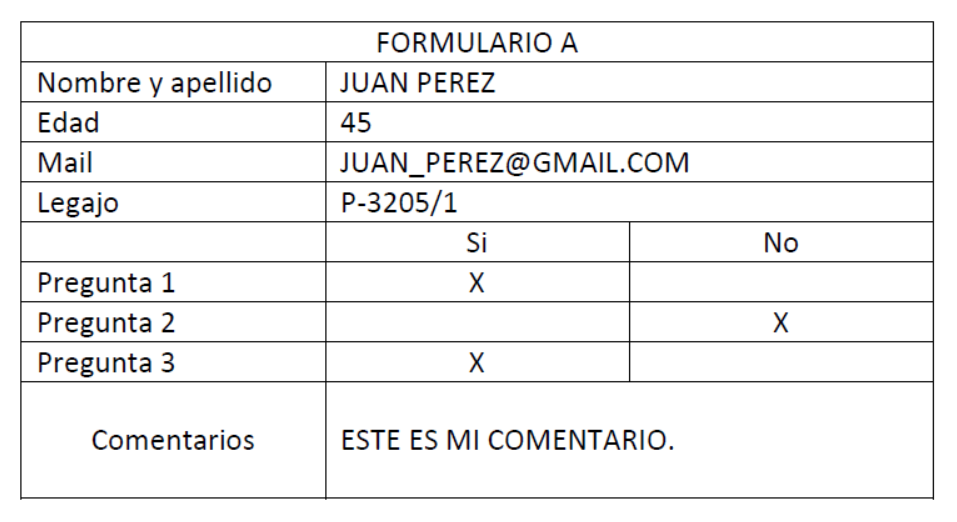
#> input picture Imagenes/Problema_2/formulario_01.png, 957 x 522 px, found by its file name
$ python Problema_2.py   (older library calls are emulated)
#> lines starting #> are read from the running program, lines starting #| are printed output that depends on the picture; after the words box and inside, x2 and y2 are one past the last pixel; in counts of white or black regions, pixels touching at a corner belong together
import cv2
import numpy as np
import matplotlib.pyplot as plt

def contador_celdas(imagen):

    ''' Función que recibe la celda donde están los datos a validar en un determinado renglón del formulario
    y devuelve la cantidad de caracteres y de palabras'''

    # Umbralamos para que nos quede imagen binaria y bien marcadas las letras
    imagen_umbralada = imagen < 120

    # Casteo a uint8 para poder usar connectedComponentsWithStats()
    imagen_umbralada = imagen_umbralada.astype(np.uint8)

    # Detectar componentes conectadas
    componentes = cv2.connectedComponentsWithStats(imagen_umbralada, 8, cv2.CV_32S)

    estadisticas = componentes[2]

    # Umbralado para que no se cuente como componentes lo que haya quedado de los bordes del campo.
    # En nuestro caso los renglones nos quedaron con grande areas de los bordes, por eso filtramos
    # quedándonos con los elementos de menor area que son las letras
    indice_area = estadisticas[:, -1] < 200
    estadisticas = estadisticas[indice_area,:]

    # Ordenamos las estadisticas en orden ascendente de acuerdo al elemento [0] (eje x) de cada subarray por que
    # vamos a restar luego en orden:
    indices_ordenados = np.argsort(estadisticas[:, 0])
    estadisticas = estadisticas[indices_ordenados]

    # La cantidad de caracteres son las cantidad de componentes detectados, es decir la cantidad de elementos
    # de las estadisticas
    cantidad_caracteres = len(estadisticas)

    if cantidad_caracteres != 0:

        # Si hay mas de un caracter arrancamos considerando que en principio hay una palabra
        cantidad_palabras = 1

        for i in range(len(estadisticas)-1):

            # Vamos restando en orden de la siguiente componente a la anterior la diferencia entre los valores
            # del eje x si la diferencia es mayor a determinado umbral entonces es una separacion de palabras
            # y no solo de letras
            if ( estadisticas[i+1][0] - (estadisticas[i][0] + estadisticas[i][2]) ) > 8:
                cantidad_palabras+=1
                cantidad_caracteres+=1

    # Si hay 0 caracteres hay 0 palabras
    else: cantidad_palabras = 0

    # Devolvemos la cantidad de caracteres y palabras del renglon en cuestión
    return cantidad_caracteres, cantidad_palabras

def validacion_formulario(imagen):

    ''' Función que recibe una imagen del formulario como matriz y devuelve la validacion de los campos del
    mismo'''

    # Umbralamos para que las lineas de las columnas y las filas nos queden de un pixel de ancho.
    # El valor se eligió experimentalmente
    img_th = img < 100
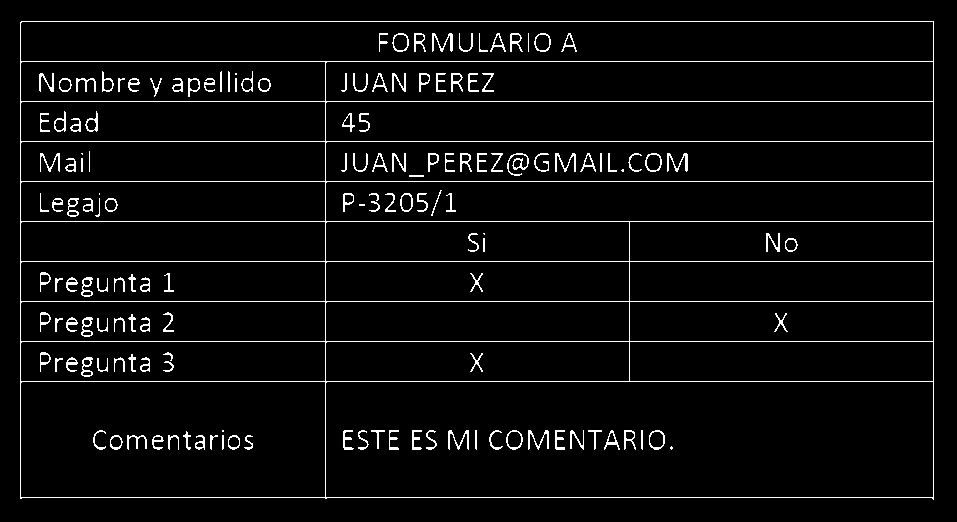
#> img_th: shape (522, 957) bool; 4.4% white in thin lines or dots, all inside (x1, y1, x2, y2) = (20, 21, 934, 500)

    # Buscar las columnas del formulario:

    # Suma de columnas para encontrarlas:
    img_cols = np.sum(img_th,axis=0)
#> img_cols = 957 values, max 479 at index 933, min 0 at index 0, mean 23.01

    # Umbralamos ahora la suma de pixeles, las columnas son las que mas pixeles tienen, con el valor
    # elegido nos va a dar True en las columnas. Nuevamente el valor fue elegido a partir de la observacion
    # de la matriz.
    img_cols_th = img_cols > 160

    # Buscamos los valores de los indices en los que estan dichas columnas. Y reorganizamos el array
    # por una cuestión de comodidad a la hora de manipularlo.
    img_cols_indices = np.argwhere(img_cols_th).reshape(1, -1)
#> img_cols_indices = [[20, 325, 629, 933]]

    # Repetimos el procedimiento con las filas:
    img_rows = np.sum(img_th,axis=1)
#> img_rows = 522 values, max 914 at index 61, min 0 at index 0, mean 42.19
    img_rows_th = img_rows > 900
    img_rows_indices = np.argwhere(img_rows_th).reshape(1, -1)

    # En este diccionario vamos a guardar los resultados de las validaciones
    estadisticas_formulario = {}

    # La idea es ir recorriendo fila a fila
    for j in range(len(img_rows_indices[0])-1):

        numero_renglon = j+1

        # Los renglones 1 y 6 no nos interesan porque no tiene informacion que queremos analizar
        if numero_renglon in [1,6]:
            continue
        else:

            # Si estamos en el renglón de nombre y apellido
            if numero_renglon == 2:
                # Pasamos a contador_celdas() el crop de la celda que nos interesa del renglón en cuestión
                # con las filas correspondientes y siempre nos quedamos con los pixeles de las columnas donde se encuentran
                # los datos (en nuestra lista siempre se guardan en la posicion 1 y 3)
                cantidad_caracteres_renglon, cantidad_palabras_renglon = contador_celdas( img[ img_rows_indices[0][j]:img_rows_indices[0][j+1], img_cols_indices[0][1]:img_cols_indices[0][3] ] )
                # Chequeamos las reestricciones del renglon
                if cantidad_caracteres_renglon <= 25 and cantidad_palabras_renglon >= 2:
                    estadisticas_formulario['nombre_y_apellido']='OK'
                else: estadisticas_formulario['nombre_y_apellido']='MAL'

            # Repetimos el procedimiento para cada uno de los renglones con sus respectivas restricciones
            elif numero_renglon == 3:
                cantidad_caracteres_renglon, cantidad_palabras_renglon = contador_celdas( img[ img_rows_indices[0][j]:img_rows_indices[0][j+1], img_cols_indices[0][1]:img_cols_indices[0][3] ] )
                if cantidad_caracteres_renglon in [2,3] and cantidad_palabras_renglon == 1:
                    estadisticas_formulario['edad']='OK'
                else: estadisticas_formulario['edad']='MAL'

            elif numero_renglon == 4:
                cantidad_caracteres_renglon, cantidad_palabras_renglon = contador_celdas( img[ img_rows_indices[0][j]:img_rows_indices[0][j+1], img_cols_indices[0][1]:img_cols_indices[0][3] ] )
                if cantidad_caracteres_renglon <= 25 and cantidad_palabras_renglon == 1:
                    estadisticas_formulario['mail']='OK'
                else: estadisticas_formulario['mail']='MAL'

            elif numero_renglon == 5:
                cantidad_caracteres_renglon, cantidad_palabras_renglon = contador_celdas( img[ img_rows_indices[0][j]:img_rows_indices[0][j+1], img_cols_indices[0][1]:img_cols_indices[0][3] ] )
                if cantidad_caracteres_renglon == 8 and cantidad_palabras_renglon == 1:
                    estadisticas_formulario['legajo']='OK'
                else: estadisticas_formulario['legajo']='MAL'

            elif numero_renglon == 7:
                cantidad_caracteres_renglon, cantidad_palabras_renglon = contador_celdas( img[ img_rows_indices[0][j]:img_rows_indices[0][j+1], img_cols_indices[0][1]:img_cols_indices[0][3] ] )
                if cantidad_caracteres_renglon == 1 and cantidad_palabras_renglon == 1:
                    estadisticas_formulario['pregunta_1']='OK'
                else: estadisticas_formulario['pregunta_1']='MAL'

            elif numero_renglon == 8:
                cantidad_caracteres_renglon, cantidad_palabras_renglon = contador_celdas( img[ img_rows_indices[0][j]:img_rows_indices[0][j+1], img_cols_indices[0][1]:img_cols_indices[0][3] ] )
                if cantidad_caracteres_renglon == 1 and cantidad_palabras_renglon == 1:
                    estadisticas_formulario['pregunta_2']='OK'
                else: estadisticas_formulario['pregunta_2']='MAL'

            elif numero_renglon == 9:
                cantidad_caracteres_renglon, cantidad_palabras_renglon = contador_celdas( img[ img_rows_indices[0][j]:img_rows_indices[0][j+1], img_cols_indices[0][1]:img_cols_indices[0][3] ] )
                if cantidad_caracteres_renglon == 1 and cantidad_palabras_renglon == 1:
                    estadisticas_formulario['pregunta_3']='OK'
                else: estadisticas_formulario['pregunta_3']='MAL'

            elif numero_renglon == 10:
                cantidad_caracteres_renglon, cantidad_palabras_renglon = contador_celdas( img[ img_rows_indices[0][j]:img_rows_indices[0][j+1], img_cols_indices[0][1]:img_cols_indices[0][3] ] )
                if cantidad_caracteres_renglon <= 25 and cantidad_caracteres_renglon > 0:
                    estadisticas_formulario['comentarios']='OK'
                else: estadisticas_formulario['comentarios']='MAL'
#> this loop made 10 passes
#> (cantidad_caracteres_renglon, cantidad_palabras_renglon) on passes 3, 7, 8, 9: (2, 1), (1, 1), (1, 1), (1, 1)
#> (cantidad_caracteres_renglon, cantidad_palabras_renglon) on passes 2, 5: (10, 2), (8, 1)
#> pass 2, in contador_celdas, `imagen_umbralada = imagen < 120`:
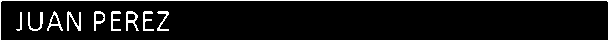
#> imagen_umbralada: shape (40, 608) bool; 6.1% white in thin lines or dots
#> pass 3, in contador_celdas (call 2), `imagen_umbralada = imagen < 120`:
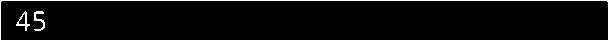
#> imagen_umbralada: shape (40, 608) bool; 3.4% white in thin lines or dots
#> after the loop, estadisticas_formulario = {'nombre_y_apellido': 'OK', 'edad': 'OK', 'mail': 'OK', 'legajo': 'OK', 'pregunta_1': 'OK', 'pregunta_2': 'OK', 'pregunta_3': 'OK', 'comentarios': 'OK'}

    return estadisticas_formulario

# Leemos la imagen original
img = cv2.imread('formulario_01.png', cv2.IMREAD_GRAYSCALE)

# Imprimimos la validacion
# print(validacion_formulario(img))

# Llamamos a la función y almacenamos el diccionario de resultados
estadisticas_formulario = validacion_formulario(img)

# Recorremos el diccionario y mostramos los resultados en líneas separadas
for campo, estado in estadisticas_formulario.items():
    print(f"{campo}: {estado}")
#> this loop made 8 passes
#> campo on passes 1 to 8: 'nombre_y_apellido', 'edad', 'mail', 'legajo', 'pregunta_1', 'pregunta_2', 'pregunta_3', 'comentarios'
#| nombre_y_apellido: OK
#| edad: OK
#| mail: OK
#| legajo: OK
#| pregunta_1: OK
#| pregunta_2: OK
#| pregunta_3: OK
#| comentarios: OK

$ run again, with Imagenes/Problema_2/formulario_02.png copied over Imagenes/Problema_2/formulario_01.png
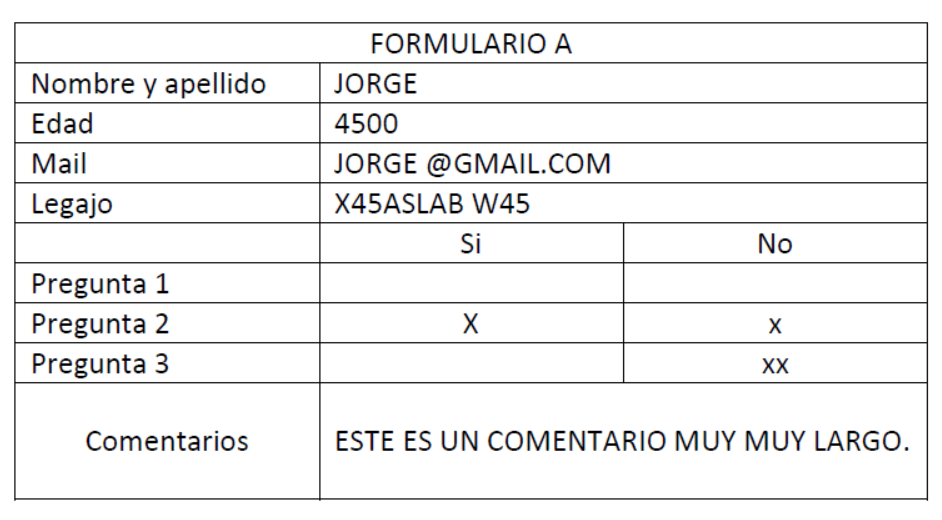
#> input picture Imagenes/Problema_2/formulario_02.png, 942 x 520 px, found by its file name
#> in validacion_formulario, `img_th = img < 100`:
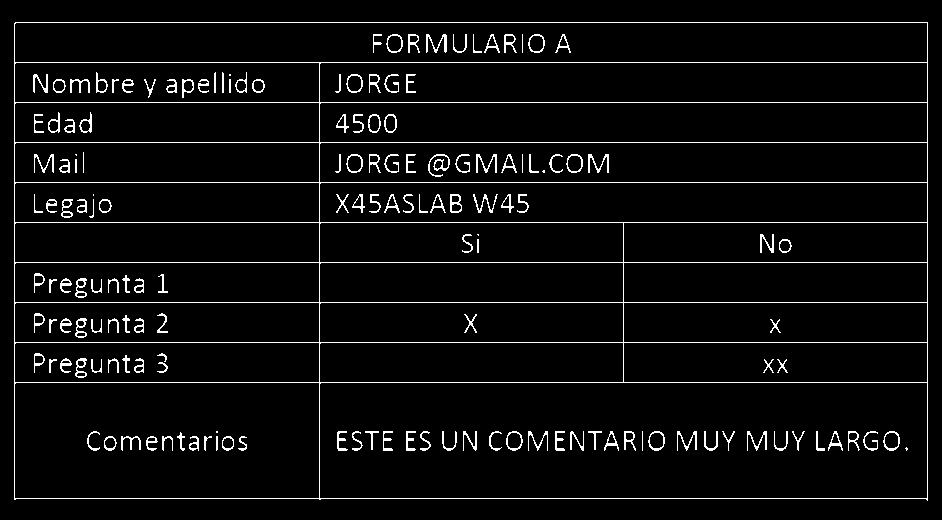
#> img_th: shape (520, 942) bool; 4.6% white in thin lines or dots, all inside (x1, y1, x2, y2) = (14, 22, 928, 501)
#> img_cols = 942 values, max 479 at index 927, min 0 at index 0, mean 24.13
#> img_cols_indices = [[14, 319, 623, 927]]
#> img_rows = 520 values, max 914 at index 62, min 0 at index 0, mean 43.72
#> the loop in validacion_formulario, `for j in range(len(img_rows_indices[0])-1): ` made 10 passes
#> (cantidad_caracteres_renglon, cantidad_palabras_renglon) on passes 8 to 9: (3, 2), (2, 1)
#> pass 3, in contador_celdas (call 2), `imagen_umbralada = imagen < 120`:
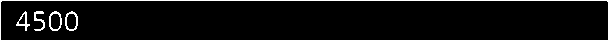
#> imagen_umbralada: shape (40, 608) bool; 4.2% white in thin lines or dots
#> after the loop in validacion_formulario, `for j in range(len(img_rows_indices[0])-1):`: estadisticas_formulario = {'nombre_y_apellido': 'MAL', 'edad': 'MAL', 'mail': 'MAL', 'legajo': 'MAL', 'pregunta_1': 'MAL', 'pregunta_2': 'MAL', 'pregunta_3': 'MAL', 'comentarios': 'MAL'}
#> the loop `for campo, estado in estadisticas_formulario.items():` made 8 passes
#> campo on passes 1 to 8: 'nombre_y_apellido', 'edad', 'mail', 'legajo', 'pregunta_1', 'pregunta_2', 'pregunta_3', 'comentarios'
#> (printed output is left out)

$ run again, with Imagenes/Problema_2/formulario_03.png copied over Imagenes/Problema_2/formulario_01.png
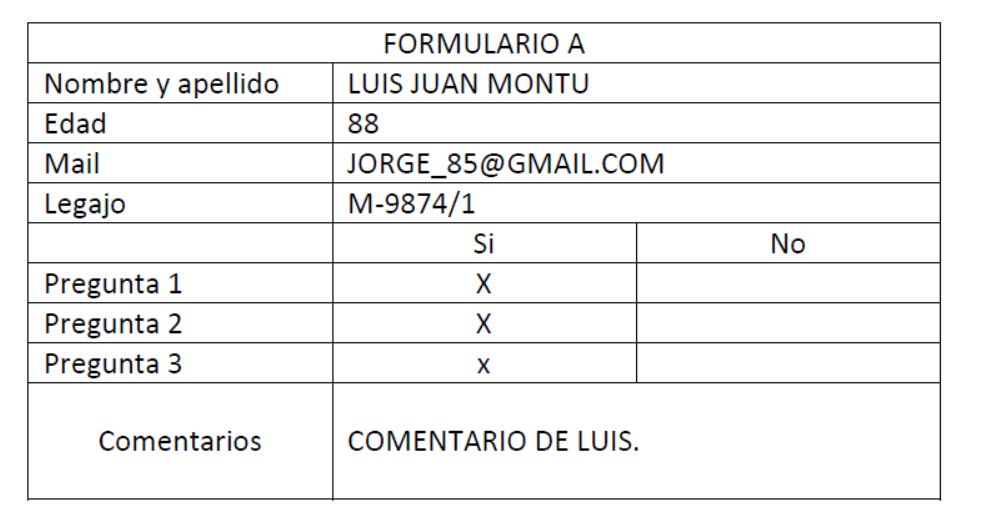
#> input picture Imagenes/Problema_2/formulario_03.png, 987 x 521 px, found by its file name
#> in validacion_formulario, `img_th = img < 100`:
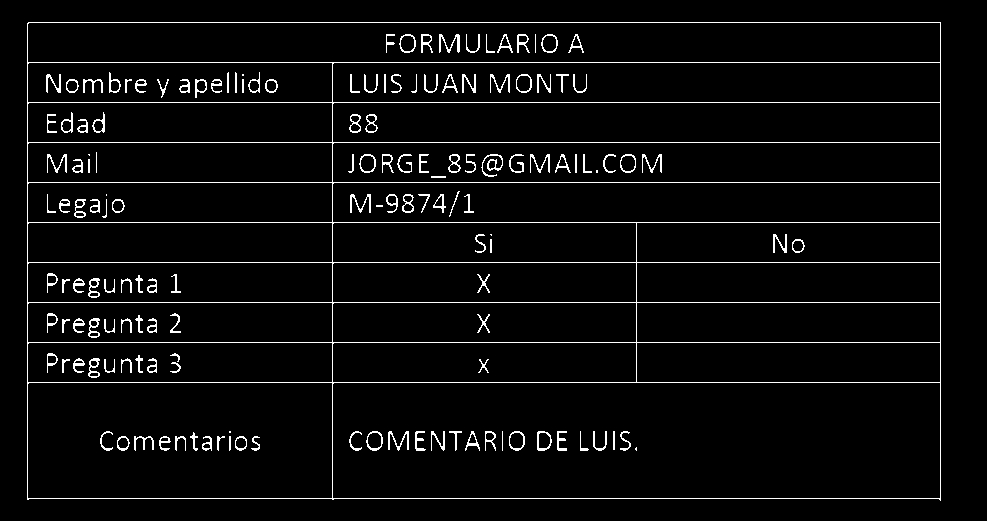
#> img_th: shape (521, 987) bool; 4.2% white in thin lines or dots, all inside (x1, y1, x2, y2) = (27, 22, 941, 501)
#> img_cols = 987 values, max 479 at index 940, min 0 at index 0, mean 22.12
#> img_cols_indices = [[27, 332, 636, 940]]
#> img_rows = 521 values, max 914 at index 62, min 0 at index 0, mean 41.91
#> the loop in validacion_formulario, `for j in range(len(img_rows_indices[0])-1): ` made 10 passes
#> (cantidad_caracteres_renglon, cantidad_palabras_renglon) on passes 3, 7, 8, 9: (2, 1), (1, 1), (1, 1), (1, 1)
#> pass 3, in contador_celdas (call 2), `imagen_umbralada = imagen < 120`:
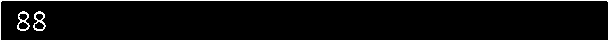
#> imagen_umbralada: shape (40, 608) bool; 3.5% white in thin lines or dots
#> after the loop in validacion_formulario, `for j in range(len(img_rows_indices[0])-1):`: estadisticas_formulario = {'nombre_y_apellido': 'OK', 'edad': 'OK', 'mail': 'OK', 'legajo': 'OK', 'pregunta_1': 'OK', 'pregunta_2': 'OK', 'pregunta_3': 'OK', 'comentarios': 'OK'}
#> the loop `for campo, estado in estadisticas_formulario.items():` made 8 passes
#> campo on passes 1 to 8: 'nombre_y_apellido', 'edad', 'mail', 'legajo', 'pregunta_1', 'pregunta_2', 'pregunta_3', 'comentarios'
#> (printed output is left out)

$ run again, with Imagenes/Problema_2/formulario_04.png copied over Imagenes/Problema_2/formulario_01.png
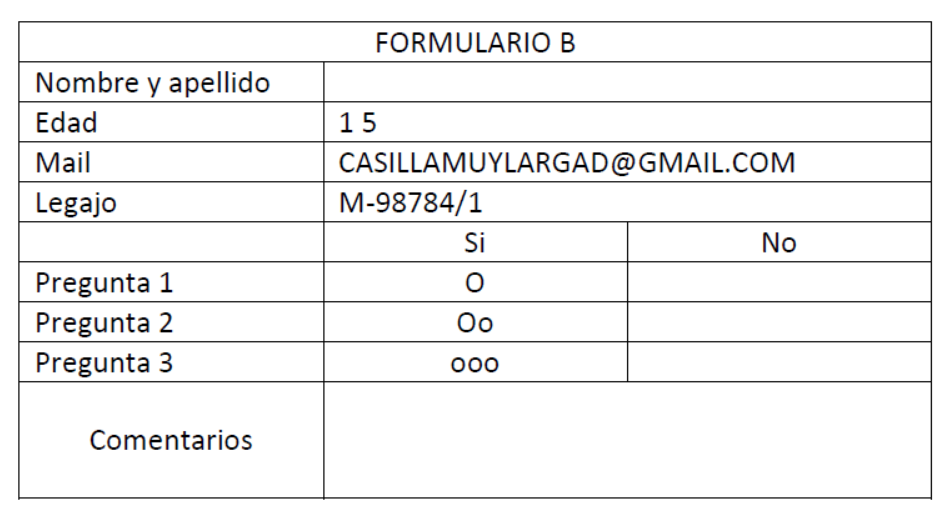
#> input picture Imagenes/Problema_2/formulario_04.png, 948 x 513 px, found by its file name
#> in validacion_formulario, `img_th = img < 100`:
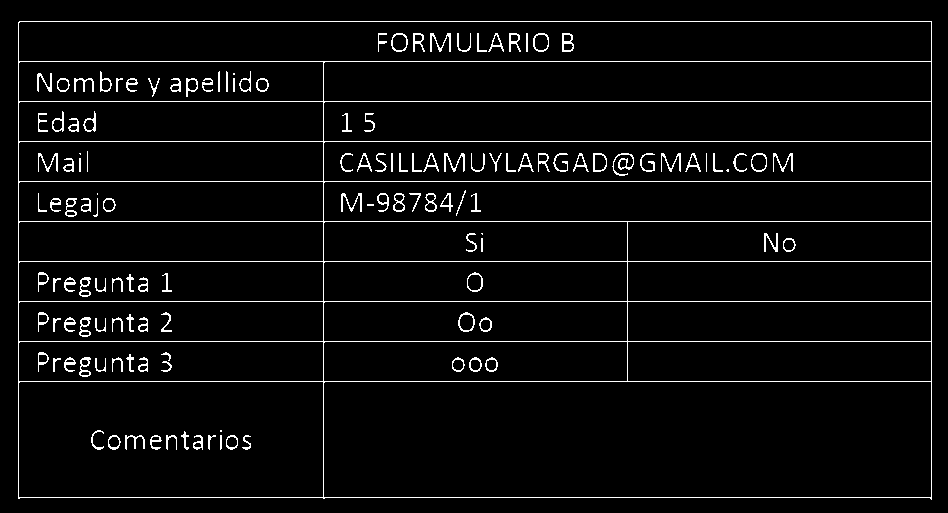
#> img_th: shape (513, 948) bool; 4.2% white in thin lines or dots
#> img_cols = 948 values, max 479 at index 931, min 0 at index 0, mean 21.64
#> img_cols_indices = [[18, 323, 627, 931]]
#> img_rows = 513 values, max 914 at index 61, min 0 at index 0, mean 39.99
#> the loop in validacion_formulario, `for j in range(len(img_rows_indices[0])-1): ` made 10 passes
#> (cantidad_caracteres_renglon, cantidad_palabras_renglon) on passes 3, 7, 8: (3, 2), (1, 1), (2, 1)
#> pass 3, in contador_celdas (call 2), `imagen_umbralada = imagen < 120`:
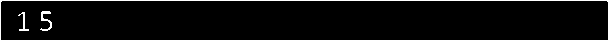
#> imagen_umbralada: shape (40, 608) bool; 3.3% white in thin lines or dots
#> after the loop in validacion_formulario, `for j in range(len(img_rows_indices[0])-1):`: estadisticas_formulario = {'nombre_y_apellido': 'MAL', 'edad': 'MAL', 'mail': 'MAL', 'legajo': 'MAL', 'pregunta_1': 'OK', 'pregunta_2': 'MAL', 'pregunta_3': 'MAL', 'comentarios': 'MAL'}
#> the loop `for campo, estado in estadisticas_formulario.items():` made 8 passes
#> (campo, estado) on passes 1 to 8: ('nombre_y_apellido', 'MAL'), ('edad', 'MAL'), ('mail', 'MAL'), ('legajo', 'MAL'), ('pregunta_1', 'OK'), ('pregunta_2', 'MAL'), ('pregunta_3', 'MAL'), ('comentarios', 'MAL')
#> (printed output is left out)
